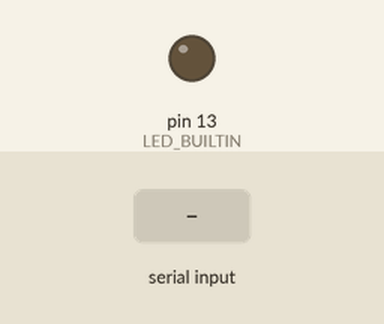
This sketch was run on a simulated Arduino Uno, built with avr-gcc and run on an emulated ATmega328P. On the bench: output pins drawn as LEDs (lit = HIGH). The inputs (shaded band) are chosen by the test bench.

Above: at 1.2 s.
1.3 s: "A" received over Serial
At 2.1 s:
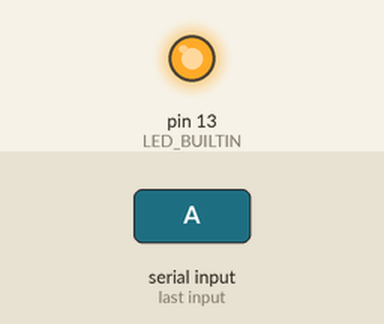
2.8 s: "B" received over Serial
At 3.3 s:
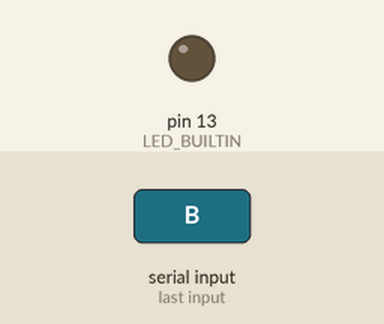
Timing chart, 0 to 5.8 s (numbered marks = the images above; inputs shaded):
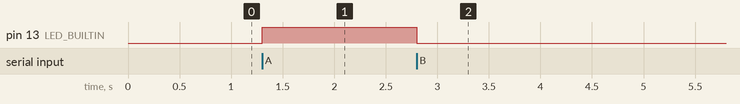

Measured:
- after the input at 1.3 s, pin 13 (LED_BUILTIN): LOW → HIGH at once
- after the input at 2.8 s, pin 13 (LED_BUILTIN): HIGH → LOW at once

The sketch:

arduino.ino
```cpp
void setup() {
  Serial.begin(9600);

  pinMode(LED_BUILTIN, OUTPUT);
}

void loop() {
  if (Serial.available() > 0) {
    int received = Serial.read();

    if (received == 'A') {
      digitalWrite(LED_BUILTIN, HIGH);
    } else if (received == 'B') {
      digitalWrite(LED_BUILTIN, LOW);
    }
  }
}
```
